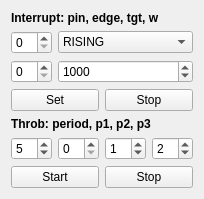
              <widget class="QWidget" name="tab_serial_adv">
               <attribute name="title">
                <string>Int/Throb</string>
               </attribute>
               <layout class="QFormLayout" name="form_serial_adv">
                <item row="0" column="0" colspan="2">
                  <widget class="QLabel" name="lbl_int"><property name="text"><string>Interrupt: pin, edge, tgt, w</string></property><property name="font"><font><bold>true</bold></font></property></widget>
                </item>
                <item row="1" column="0">
                 <widget class="QSpinBox" name="spin_int_pin"><property name="toolTip"><string>Source Pin</string></property></widget>
                </item>
                <item row="1" column="1">
                  <widget class="QComboBox" name="combo_int_edge">
                   <item><property name="text"><string>RISING</string></property></item>
                   <item><property name="text"><string>FALLING</string></property></item>
                   <item><property name="text"><string>BOTH</string></property></item>
                  </widget>
                </item>
                <item row="2" column="0">
                 <widget class="QSpinBox" name="spin_int_target"><property name="toolTip"><string>Target Pin</string></property></widget>
                </item>
                <item row="2" column="1">
                 <widget class="QSpinBox" name="spin_int_width">
                  <property name="maximum"><number>1000000</number></property>
                  <property name="value"><number>1000</number></property>
                  <property name="toolTip"><string>Pulse Width (us)</string></property>
                 </widget>
                </item>
                <item row="3" column="0" colspan="2">
                 <layout class="QHBoxLayout" name="layout_int_btns">
                  <item><widget class="QPushButton" name="btn_cmd_interrupt"><property name="text"><string>Set</string></property></widget></item>
                  <item><widget class="QPushButton" name="btn_cmd_stopinterrupt"><property name="text"><string>Stop</string></property></widget></item>
                 </layout>
                </item>
 
                <item row="4" column="0" colspan="2">
                  <widget class="QLabel" name="lbl_throb"><property name="text"><string>Throb: period, p1, p2, p3</string></property><property name="font"><font><bold>true</bold></font></property></widget>
                </item>
                <item row="5" column="0">
                 <widget class="QSpinBox" name="spin_throb_period"><property name="minimum"><number>1</number></property><property name="value"><number>5</number></property><property name="toolTip"><string>Period (s)</string></property></widget>
                </item>
                <item row="5" column="1">
                 <layout class="QHBoxLayout" name="layout_throb_pins">
                  <item><widget class="QSpinBox" name="spin_throb_p1"><property name="value"><number>0</number></property></widget></item>
                  <item><widget class="QSpinBox" name="spin_throb_p2"><property name="value"><number>1</number></property></widget></item>
                  <item><widget class="QSpinBox" name="spin_throb_p3"><property name="value"><number>2</number></property></widget></item>
                 </layout>
                </item>
                <item row="6" column="0" colspan="2">
                 <layout class="QHBoxLayout" name="layout_throb_btns">
                  <item><widget class="QPushButton" name="btn_cmd_throb"><property name="text"><string>Start</string></property></widget></item>
                  <item><widget class="QPushButton" name="btn_cmd_stopthrob"><property name="text"><string>Stop</string></property></widget></item>
                 </layout>
                </item>
               </layout>
              </widget>
